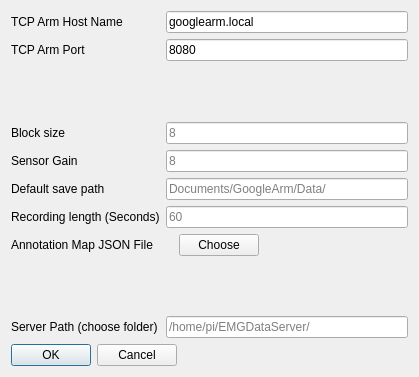
<?xml version="1.0" encoding="UTF-8"?>
<ui version="4.0">
 <class>Preferences</class>
 <widget class="QDialog" name="Preferences">
  <property name="geometry">
   <rect>
    <x>0</x>
    <y>0</y>
    <width>419</width>
    <height>377</height>
   </rect>
  </property>
  <property name="windowTitle">
   <string>Dialog</string>
  </property>
  <layout class="QFormLayout" name="formLayout_2">
   <item row="1" column="0">
    <widget class="QDialogButtonBox" name="buttonBox">
     <property name="layoutDirection">
      <enum>Qt::LeftToRight</enum>
     </property>
     <property name="orientation">
      <enum>Qt::Horizontal</enum>
     </property>
     <property name="standardButtons">
      <set>QDialogButtonBox::Cancel|QDialogButtonBox::Ok</set>
     </property>
     <property name="centerButtons">
      <bool>false</bool>
     </property>
    </widget>
   </item>
   <item row="0" column="0" colspan="2">
    <layout class="QFormLayout" name="formLayout">
     <property name="fieldGrowthPolicy">
      <enum>QFormLayout::ExpandingFieldsGrow</enum>
     </property>
     <item row="0" column="0">
      <widget class="QLabel" name="label_5">
       <property name="text">
        <string>TCP Arm Host Name</string>
       </property>
      </widget>
     </item>
     <item row="0" column="1">
      <widget class="QLineEdit" name="le_host">
       <property name="text">
        <string>googlearm.local</string>
       </property>
       <property name="placeholderText">
        <string>googlearm.local</string>
       </property>
      </widget>
     </item>
     <item row="1" column="0">
      <widget class="QLabel" name="label_6">
       <property name="text">
        <string>TCP Arm Port</string>
       </property>
      </widget>
     </item>
     <item row="1" column="1">
      <widget class="QLineEdit" name="le_port">
       <property name="text">
        <string>8080</string>
       </property>
       <property name="placeholderText">
        <string>8080</string>
       </property>
      </widget>
     </item>
     <item row="2" column="0" colspan="2">
      <spacer name="verticalSpacer">
       <property name="orientation">
        <enum>Qt::Vertical</enum>
       </property>
       <property name="sizeHint" stdset="0">
        <size>
         <width>20</width>
         <height>40</height>
        </size>
       </property>
      </spacer>
     </item>
     <item row="3" column="0">
      <widget class="QLabel" name="label">
       <property name="text">
        <string>Block size</string>
       </property>
      </widget>
     </item>
     <item row="3" column="1">
      <widget class="QLineEdit" name="le_blockSize">
       <property name="maxLength">
        <number>4</number>
       </property>
       <property name="placeholderText">
        <string>8</string>
       </property>
      </widget>
     </item>
     <item row="4" column="0">
      <widget class="QLabel" name="label_2">
       <property name="text">
        <string>Sensor Gain</string>
       </property>
      </widget>
     </item>
     <item row="4" column="1">
      <widget class="QLineEdit" name="le_gain">
       <property name="maxLength">
        <number>3</number>
       </property>
       <property name="placeholderText">
        <string>8</string>
       </property>
      </widget>
     </item>
     <item row="5" column="0">
      <widget class="QLabel" name="label_3">
       <property name="text">
        <string>Default save path</string>
       </property>
      </widget>
     </item>
     <item row="5" column="1">
      <widget class="QLineEdit" name="le_savePath">
       <property name="placeholderText">
        <string>Documents/GoogleArm/Data/</string>
       </property>
      </widget>
     </item>
     <item row="6" column="0">
      <widget class="QLabel" name="label_4">
       <property name="text">
        <string>Recording length (Seconds)</string>
       </property>
      </widget>
     </item>
     <item row="6" column="1">
      <widget class="QLineEdit" name="le_recordingLength">
       <property name="text">
        <string/>
       </property>
       <property name="maxLength">
        <number>3</number>
       </property>
       <property name="placeholderText">
        <string>60</string>
       </property>
      </widget>
     </item>
     <item row="7" column="0">
      <widget class="QLabel" name="label_8">
       <property name="text">
        <string>Annotation Map JSON File</string>
       </property>
      </widget>
     </item>
     <item row="8" column="0" colspan="2">
      <spacer name="verticalSpacer_2">
       <property name="orientation">
        <enum>Qt::Vertical</enum>
       </property>
       <property name="sizeHint" stdset="0">
        <size>
         <width>20</width>
         <height>40</height>
        </size>
       </property>
      </spacer>
     </item>
     <item row="9" column="0">
      <widget class="QLabel" name="label_7">
       <property name="text">
        <string>Server Path (choose folder)</string>
       </property>
      </widget>
     </item>
     <item row="9" column="1">
      <widget class="QLineEdit" name="le_serverPath">
       <property name="sizePolicy">
        <sizepolicy hsizetype="Expanding" vsizetype="Fixed">
         <horstretch>0</horstretch>
         <verstretch>0</verstretch>
        </sizepolicy>
       </property>
       <property name="text">
        <string/>
       </property>
       <property name="placeholderText">
        <string>/home/pi/EMGDataServer/</string>
       </property>
      </widget>
     </item>
     <item row="7" column="1">
      <layout class="QHBoxLayout" name="horizontalLayout">
       <item>
        <widget class="QLabel" name="annotationMapFilePath">
         <property name="text">
          <string/>
         </property>
        </widget>
       </item>
       <item>
        <widget class="QPushButton" name="btn_annotationMapFilePath">
         <property name="sizePolicy">
          <sizepolicy hsizetype="Fixed" vsizetype="Fixed">
           <horstretch>0</horstretch>
           <verstretch>0</verstretch>
          </sizepolicy>
         </property>
         <property name="text">
          <string>Choose</string>
         </property>
        </widget>
       </item>
      </layout>
     </item>
    </layout>
   </item>
  </layout>
 </widget>
 <resources/>
 <connections>
  <connection>
   <sender>buttonBox</sender>
   <signal>accepted()</signal>
   <receiver>Preferences</receiver>
   <slot>accept()</slot>
   <hints>
    <hint type="sourcelabel">
     <x>248</x>
     <y>254</y>
    </hint>
    <hint type="destinationlabel">
     <x>157</x>
     <y>274</y>
    </hint>
   </hints>
  </connection>
  <connection>
   <sender>buttonBox</sender>
   <signal>rejected()</signal>
   <receiver>Preferences</receiver>
   <slot>reject()</slot>
   <hints>
    <hint type="sourcelabel">
     <x>316</x>
     <y>260</y>
    </hint>
    <hint type="destinationlabel">
     <x>286</x>
     <y>274</y>
    </hint>
   </hints>
  </connection>
 </connections>
</ui>
